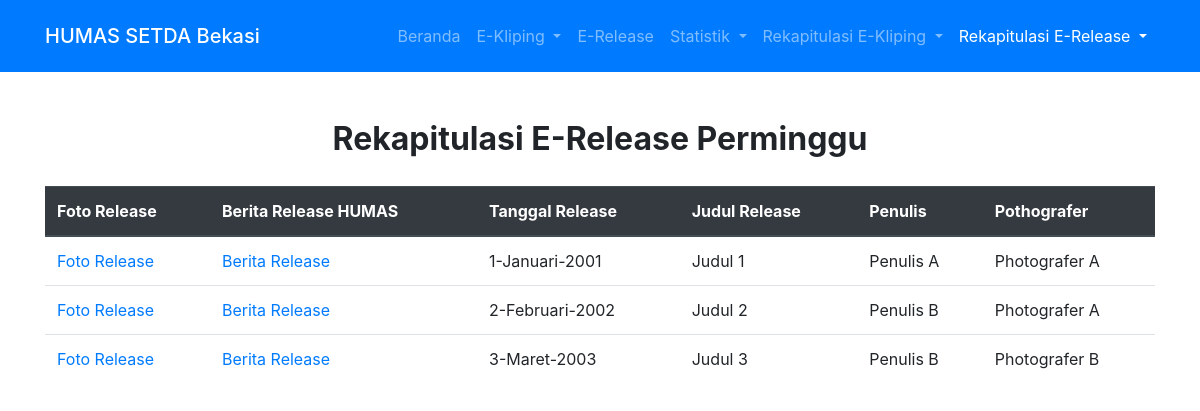
Screenshot of /RekErelease/rekMinggu.php with the database file from the repository.
### tables this page shows
CREATE TABLE `erelease` (
  `foto_release` varchar(100) DEFAULT NULL,
  `berita_release` varchar(100) DEFAULT NULL,
  `tanggal` int(11) DEFAULT NULL,
  `bulan` varchar(20) DEFAULT NULL,
  `tahun` int(11) DEFAULT NULL,
  `judul` varchar(100) DEFAULT NULL,
  `penulis` varchar(50) DEFAULT NULL,
  `photografer` varchar(50) DEFAULT NULL
);

### RekErelease/rekMinggu.php (the view, shortened to what this page needs)
<!doctype html>
<html lang="en">
  <head>
    <link rel="stylesheet" href="https://stackpath.bootstrapcdn.com/bootstrap/4.4.1/css/bootstrap.min.css">
		<link rel="stylesheet" type="text/css" href="style.css">
  </head>
  <body id="page-top">
  <nav class="navbar navbar-expand-lg navbar-dark p-3 mb-2 bg-primary fixed-top" id="mainNav">
			<div class="container">
				<span class="navbar-brand mb-0 h1">HUMAS SETDA Bekasi</span>
				<div class="collapse navbar-collapse" id="navbarSupportedContent">
					<ul class="navbar-nav ml-auto">
						<li class="nav-item">
							<a class="nav-link js-scroll-trigger" href="../index.php">Beranda</a>
						</li>
						<li class="nav-item dropdown">
							<a class="nav-link dropdown-toggle" href="" id="navbarDropdown" role="button" data-toggle="dropdown" aria-haspopup="true" aria-expanded="false">
								E-Kliping
							</a>
						</li>
						<li class="nav-item">
							<a class="nav-link js-scroll-trigger" href="../Erelease/viewErelease.php">E-Release</a>
						</li>
						<li class="nav-item dropdown">
							<a class="nav-link dropdown-toggle" href="" id="navbarDropdown" role="button" data-toggle="dropdown" aria-haspopup="true" aria-expanded="false">
								Statistik
							</a>
						</li>
						<li class="nav-item dropdown">
							<a class="nav-link dropdown-toggle" href="" id="navbarDropdown" role="button" data-toggle="dropdown" aria-haspopup="true" aria-expanded="false">
								Rekapitulasi E-Kliping
							</a>
						</li>
						<li class="nav-item dropdown active">
							<a class="nav-link dropdown-toggle" href="" id="navbarDropdown" role="button" data-toggle="dropdown" aria-haspopup="true" aria-expanded="false">
								Rekapitulasi E-Release<span class="sr-only">(current)</span>
							</a>
						</li>
					</ul>
				</div>
			</div>
		</nav>
	<?php
		$link = mysqli_connect('localhost', 'root', '', 'test');
		$sql = "SELECT * FROM ( SELECT * FROM eRelease ORDER BY tanggal DESC LIMIT 7 ) var1 ORDER BY tanggal ASC";
	?>
	<h2 class="font-weight-bold text-center">Rekapitulasi E-Release Perminggu</h2>
	<div class="container">
		<?php if ($result = mysqli_query($link, $sql)): ?>
			<?php if(mysqli_num_rows($result) > 0): ?>
				<table class="table">
				  <thead class="thead-dark">
					<tr>
					  <th scope="col">Foto Release</th>
					  <th scope="col">Berita Release HUMAS</th>
					  <th scope="col">Tanggal Release</th>
					  <th scope="col">Judul Release</th>
					  <th scope="col">Penulis</th>
					  <th scope="col">Pothografer</th>
					</tr>
				  </thead>
				  <tbody>
					<?php while ($row = $result->fetch_assoc()): ?>
						<tr>
							<td><?php echo "<a href='../Admin/file e-release/". $row['foto_release']. "' target='_blank'> Foto Release </a>"; ?></td>
							<td><?php echo "<a href='../Admin/file e-release/". $row['berita_release']. "' target='_blank'> Berita Release </a>"; ?></td>
							<td><?php echo $row['tanggal'].'-'. $row['bulan'].'-'. $row['tahun']; ?></td>
							<td><?php echo $row['judul']; ?></td>
							<td><?php echo $row['penulis']; ?></td>
							<td><?php echo $row['photografer']; ?></td>
						</tr>
					<?php endwhile; ?>
				  </tbody>
				</table>
			<?php else : ?>
				<hr class="my-4">
				<h2 class="font-weight-bold text-center">Maaf, Tidak Ada Data Untuk Minggu ini </h2>
				<?php endif; ?>
		<?php else: ?>
			<?php die(mysqli_error($link)); ?>
		<?php endif; ?>
	</div>
  </body>
</html>

### RekErelease/rekMinggu.php (style rules this page uses)
h2 { padding-top: 10%; padding-bottom: 20px; }

### rows the page displays
erelease: tanggal "1", bulan "Januari", tahun "2001", judul "Judul 1", penulis "Penulis A", photografer "Photografer A"
erelease: tanggal "2", bulan "Februari", tahun "2002", judul "Judul 2", penulis "Penulis B", photografer "Photografer A"
erelease: tanggal "3", bulan "Maret", tahun "2003", judul "Judul 3", penulis "Penulis B", photografer "Photografer B"
